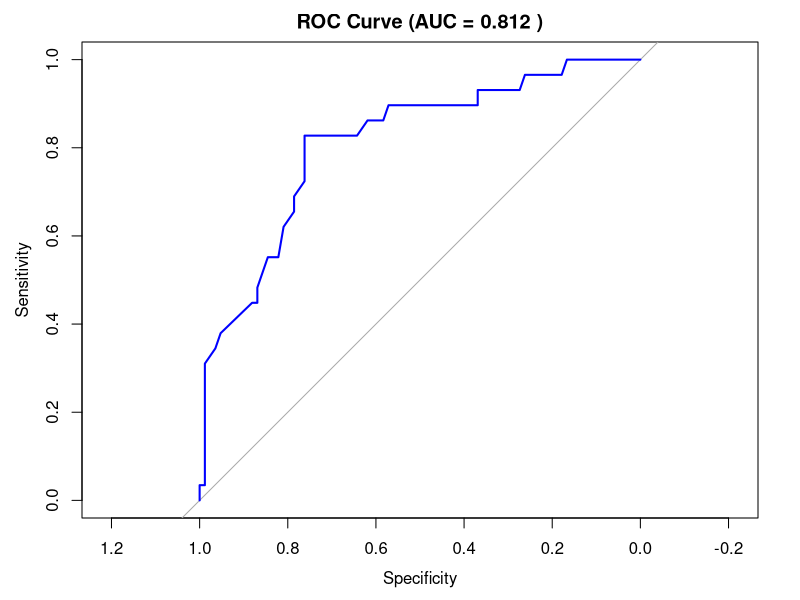

Write R code to recreate this figure.
## ---- chunk 1
knitr::opts_knit$set(root.dir = ".")
knitr::opts_chunk$set(echo = TRUE)
## ---- chunk 2
library(tidyverse)
library(caret)
library(pROC)
data <- read.csv("dataset/ds_salaries_clean.csv")
train <- read.csv("dataset/train_data.csv")
test <- read.csv("dataset/test_data.csv")
## ---- chunk 3
prepare_logit_data <- function(df, q3_val) {
  df %>%
    mutate(
      is_top_tier = if_else(salary_in_usd >= q3_val, 1L, 0L),
      experience_level = factor(experience_level, levels = c("EN", "MI", "SE", "EX")),
      company_size = factor(company_size, levels = c("S", "M", "L")),
      remote_ratio = factor(remote_ratio, levels = c(0, 50, 100)),
      job_category = relevel(factor(job_category), ref = "Data_Analyst"),
      employment_group = factor(if_else(employment_type == "FT", "FT", "Non_FT"), levels = c("FT", "Non_FT")),
      company_location_group = factor(if_else(location_group == "US", "US", "Non_US"), levels = c("Non_US", "US"))
    )
}

q3_salary <- quantile(data$salary_in_usd, probs = 0.75, na.rm = TRUE)
train_logit <- prepare_logit_data(train, q3_salary)
test_logit <- prepare_logit_data(test, q3_salary)
## ---- chunk 4
continuous_metrics <- read.csv("task04_model_comparison.csv")
knitr::kable(continuous_metrics %>% arrange(RMSE_usd), 
             caption = "Continuous Regression Models Ranked by USD RMSE")
## ---- chunk 5
ordered_metrics <- continuous_metrics %>% arrange(RMSE_usd)
best_rmse <- ordered_metrics$RMSE_usd[1]
best_r2 <- ordered_metrics$R2_usd[1]
second_rmse <- ordered_metrics$RMSE_usd[2]
## ---- chunk 6
logit_train <- glm(
  is_top_tier ~ experience_level + company_size + remote_ratio +
    job_category + employment_group + company_location_group,
  family = binomial(link = "logit"),
  data = train_logit
)

test_probs <- predict(logit_train, newdata = test_logit, type = "response")
test_preds <- factor(ifelse(test_probs >= 0.5, 1, 0), levels = c(0, 1))
actual_class <- factor(test_logit$is_top_tier, levels = c(0, 1))

conf_matrix <- confusionMatrix(test_preds, actual_class, positive = "1")
print(conf_matrix$table)

roc_curve <- roc(test_logit$is_top_tier, test_probs)
auc_value <- as.numeric(auc(roc_curve))
acc_val <- conf_matrix$overall["Accuracy"]
prec_val <- conf_matrix$byClass["Pos Pred Value"]
rec_val <- conf_matrix$byClass["Sensitivity"]
f1_val <- conf_matrix$byClass["F1"]

cat("Accuracy:  ", round(acc_val, 3), "\n")
cat("Precision: ", round(conf_matrix$byClass["Pos Pred Value"], 3), "\n")
cat("Recall:    ", round(conf_matrix$byClass["Sensitivity"], 3), "\n")
cat("F1-Score:  ", round(conf_matrix$byClass["F1"], 3), "\n")
cat("ROC-AUC:   ", round(auc_value, 3), "\n")

plot(roc_curve, col = "blue", lwd = 2, main = paste("ROC Curve (AUC =", round(auc_value, 3), ")"))
